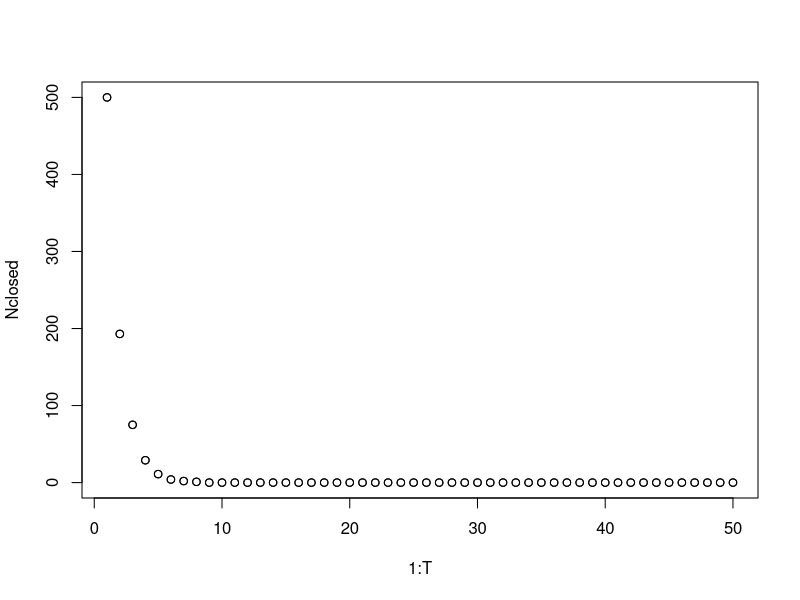

This figure's R source:
#######################################################################
#######################################################################
####   This script was created by Dr. Jen Cruz as part of      ########
####            Applied Population Ecology Class               ########
####
#### In this script we will explore some basic theoretical     ########
#### models of population growth. We will then explore indices  #######
###  for estimating abundance. Lastly, we will assess potential  ######
###  impacts of not accounting for imperfect detection.          #####
###
###  This is the first script. As you read it note its format,    #####
### note the heavy editing, the break up into sections for each  #####
### stage of your work flow. Some of these sections will be      #####
### common to all scripts, like the 'initial set up' section     ####
### Note the script ends with an end of script line to prevent   ####
### readers from accidentally missing some lines of code.        ###
### Note the spacing through out. Don't assume your line of code ###
### worked. Check that each line worked. This helps debugping.   ###
### Ensure that you follow these good coding practices as you    ####
### adapt code to make it your own. Do you have other good        ###
### coding practices?                                             ###
### NEVER RUN BIG CHUNKS OF CODE YOU DO NOT UNDERSTAND. NEVER RUN ###
### SECTIONS OF MULTIPLE SCRIPTS RANDOMLY. THAT REMOVES THE ABILITY ###
### FOR YOUR WORKFLOW TO BE REPLICABLE.                           ###
###                                                               ###
###                   Let's get started!                          ###
#####################################################################
##### Setting up your workspace ------------------------------------
# Clean your workspace to reset your R environment. #
rm( list = ls() )
# This removes existing objects you may have created in previous sessions. #
# Those are often saved automatically even after you close R. #

# You also need to set your "working directory".#
# This is the "Path" in your computer where all code, output, #
# and other components of your current Rstudio session will be stored.#
# 
# If you create a new RStudio project, this project's folder will # 
# become your working directory #
# I recommend you do this. If you don't know where you are check:
getwd()

###################################################################
#### Load or create data -----------------------------------------

# In this section you can load or create the data you will need. # 

#### THEORETICAL MODELS OF POPULATION GROWTH #####################
# We start by simulating population growth based on discrete #
# time increments and ignoring population cohorts, such as age cohorts. #
# We model the size of population in the next time period, N[t+1], to #
# depends on the births, B, immigration, I, deaths, D, and emigration, E, #
# as well as the initial population size, N[t] #

# starting with the initial population size at time t
N <- 500
# we can then define B, I, D, E:
B <- 150; D <- 90; I <- 70; E <- 30
#note semicolons allow you to run multiple commands in the same line

# We create our discrete model to calculate N[t+1]
N[2] <- N[1] + (B - D) + (I - E) #recognize this from your readings?
#check what is your resulting population at N[t+1]?
N[2] #since R indexing starts at zero time = 2 is indexed by 2 in this vector

# If the population is closed, we assume that immigration #
#  and emmigration are negligible. we can simplify the #
# population growth model for closed populations as follows: #

# Start with the same initial population size and B, D values
Nclosed <- N #create a new vector so that we don't overwrite the original
Nclosed[2] <- Nclosed[1] + (B-D) #Do you notice what was changed?
# Check the new estimate of N[t+1]:
Nclosed[2] #Note that you check your output all the time!

# We can then calculate the finite rate of increase, R, as the difference 
# between births and deaths per capita:
R <- ( B / Nclosed[1] ) - ( D / Nclosed[1] ) 
#Notice how we turn total to per capita values

# The population at N[t+1] can be calculated as:
Nclosed[1] +  ( Nclosed[1] * R ) 
# Did we get the same result?
# Answer:
#
#
# Now we move to the classic model of Exponential growth, designed for #
# populations capable of continuous growth with overlapping generations #
# We start by calculating the intrinsic rate of increase, sometimes known #
# also as instantaneous growth rate:
r <- log( Nclosed[2] ) - log( Nclosed[1] )
# Note that this is based on integrating and rearranging a differential #
# equation for instantaneous populations growth: dN / dt = rN
# We can then calculate Nclosed[2] as:
Nclosed[1] * exp( r )
# Did we get the same result?
# Answer:
# 
# Note that the population grows if r > 0, is stationary if r = 0, #
# declines if r < 0. When r > 0, and that the change is exponential.

# If we wanted to calculate growth over multiple time periods we can #
# build a loop. Let's assume the intrinsic rate of growth, r, stays #
# constant through time. #

# Start defining how many periods we want to project to:
T <- 50
#new r 
r <- -0.95
# build a loop that moves iteratively through each time period, t
for( t in 1:(T - 1) ){
   Nclosed[ t + 1 ] <- round( Nclosed[ t ] * exp( r ), digits = 0 )
  # we round our population to whole numbers 
   }
# check
Nclosed
# Plot using base plot
plot(x = 1:T, y = Nclosed ) 
points( x = 1:T, y = Nclosed )

# on the x axis we plot the time periods, N[t] on the y axis

# Now modify your r and/or T to see how that changes the shape of your curve #
# Do this here and add the curves to your plot using lines()
# Answer:

#### End of classic models section ######################
###### INDICES OF ABUNDANCE - PERILS OF IGNORING IMPERFECT DETECTION #####
# Now that we explored some classic theoretical models, how do we #
# get estimates of population size, or abundance to plug into our models? #
# Field work! What techniques can we use to sample abundance in the field? #
# Name some here:
# Answer:
# scat sampling, point counts, plot counts, distance sampling,
# camera traps, trapping, nets, pitfall traps,  howling, hooting calls,
# 1m quadrats, radiotracking, sticky traps, road kills, nest searches,
# 
# Add whether you were able to mark individuals with each technique you listed
# Answer:
# 
# Were those marks unique, permanent? What are the implications for your #
# ability to estimate abundance through time? #
# Answer:
#

# If you can mark individuals uniquely then you have a traditional #
# mark-capture-recapture study in your hands! 
# But you need to trap more than once. Repeat surveys during a short enough #
# time window allow you to assume closure so that you can focus on  #
# how many individuals you are not detecting, as a result of your sampling #
# protocol. This information allows you to estimate both abundance, N, and #
# detection, p. 
# 
# what happens if you cannot tell individuals apart but you can still count them? #
# Historically this gave you an index of abundance, which is the product of #
# detection, p, and abundance, N= Np
# BUT recent statistical advances now allow you to use repeated counts #
# meaning over multiple repeat surveys, to estimate abundance and detection #
# separately using N-mixture models (Royle 2004)

# What if you can only detect signs that the species is present but not #
# of how many individuals you have? If you have repeat surveys you can #
# estimate both occupancy, phi, and detection, p, using occupancy models #
# McKenzie et al. 2002.

# Notice the common parameter across this modeling techniques is p, but #
# to estimate it we need repeat surveys. These 3 model types are the main focus #
# of this class. #

# But let's go back in time before these models were readily available #
# to a time when indices were common. #
# 
# Catch per unit effort, is the number of individuals / effort
# 
# Let's simulate a scenario where we put out 10 nets to catch some fish
# define our number of nets
nets <- 10
# now randomly drawn some fish into each net between the 50 to 300 range:
catch <- sample( 50:300, size = nets, replace = TRUE )
# what was our catch?
catch
# what is our catch per unit effort? #
# Answer:
#
# We calculate it as total catch / number of nets put out:#
sum( catch ) / nets

# We place 10 more nets out but this time our nets end up on the shallows #
# We don't realize it but we are unable to catch as many fish in these nets # 
added.catch <- sample( 10:100, size = nets, replace = TRUE )
# catch per unit effort for this second lot of nets
sum( added.catch ) / ( nets ) 

# If we didn't know these two sets were placed in different locations #
# influencing how many fish we were able to catch we would assume all nets #
# were the same, we would have expected uniform catch throughout the lake:
( sum( catch ) + sum( added.catch ) ) / ( nets + nets )

# So being aware of things that influence our catchability? or in other words #
# our sampling, or ability to detect individuals is important in coming up #
# with reasonable estimates of abundance. 

# Lincoln-Petersen estimate
# Now let's go out and use pitfall traps to catch some sagebrush lizards #
# We marked them using nail polish.
# the true number of lizards is 100
N <- 500
#Let's set seed so that we get the same values
set.seed( 2021 )
# We can trap anywhere from none to all:
n1 <- sample( 0:N, 1 ) 
# How many did we get?
n1
# We go out again on day 2 to check our pitfall traps again #
# how many do we catch this time? 
n2 <- sample( 0:N, 1 )
# How many did we get?
n2
# how many of these were marked at time 1? 
# we can't get more than were marked during time 1 #
# or that were trapped at time 2, so we draw a sample smaller than #
# the smallest of both
m2 <- sample( 1:min( n1, n2 ), 1 )
# check 
m2

# If we assume that capture probability is the same for all animals, #
# that marking doesn't affect their detection, no marks are lost, 
# and each sample is a random sample of the population, we can use 
# the Lincoln-Petersen index:
N_est <- ( n1 * n2 )  / m2
# What is our estimate of abundance of lizards?
N_est

# How can we repeat this process a few times to see how much our 
# N_est will vary when our initial captures, n1, recaptures, m2, 
# and total captures at time 2, n2, vary?
# remember our true abundance:
N
# We can repeat this exercise multiple times by putting all #
# the steps above together in a loop, converting our object to vectors #

# Start by defining how many times we repeat the study. #
# Say that you assumed each repeat was a different site that also #
# had abundance = N #
I <- 30
# Then add values to each vector you created above:
for( i in 2:I){
  n1[i] <- sample( 0:N, 1 )
  n2[i] <- sample( 0:N, 1 )
  m2[i] <- sample( 1:min( n1[i], n2[i] ), 1 )
  N_est[i] <- ( n1[i] * n2[i] )  / m2[i]
}
# What were our estimates:
round( N_est, 0 )
# Note some of our estimates are way off our true N
# let's explore why? 
round( N_est, 0)
round( m2/N_est, 2)
round( n1/N_est, 2)
round( n2/N_est, 2)
# What reasons can you see that result in largely imprecise #
# estimates?
# Answer:
#
###### Schnabel index:
# This index builds up on some of the concepts of keeping track of #
# how many individuals are captured each survey, C[t], marking them, #
# and then keeping track of how many marked and available for recapture, #
# M[t+1], and how many are actually recaptured in the following survey, #
# R[t+1].
# Abundance is estimated as:
# N_est = summation( C[t] * M[t] ) / summation( R[t]), over t surveys

#Let's simulate some data first:
# Let's define what our true population abundance is:
N <- 5000
# our total number of surveys
T <- 30
# let's assume that capture probability is fairly constant among surveys #
# because we are using the same protocol including standardizing weather #
#  conditions, observer, and number of traps #

# We will create a loop to estimate abundance 10 times, we start with #
# drawing capture probabilities in the range between 0.4 and 0.6
P <- runif( n = 10, min = 0.4, max = 0.6 )
P
# Now we simulate data for each capture probability, printing out #
# our estimate of abundance, N_est, for each:
# Start by simulating the number of animals captured in trapping surveys #
# assuming capture probability is p
C <- N * sample( P, T, replace = TRUE ) 
print( C )
# create vector for newly marked individuals, assign newM[1] = C[1]:
newM <- c( C[1], rep(NA, T-1) )
print( newM )
#Set vector of marked individuals, available for capture, with M[1] = 0:
M <- c( 0, rep(NA, T-1) )
# Loop iteratively over following surveys:
for( t in 2:T ){
  # newly marked individuals in later surveys are drawn randomly 
  # to be less than half of those captured, unless
  # M > N at which point there are no new individuals to mark
  newM[t] <- ifelse( M[t-1] >= N, 0, sample(1:(C[t]/2),1 ) ) 
  # when newM makes M > N correct it to make it N:
  newM[t] <- ifelse( (newM[t] + M[t-1]) >= N, (N - M[t-1]), newM[t] )
  # update the number of marked individuals available for capture:
  M[t] <- sum( newM[1:t] )
}
# recaptures are the individuals that were not newly marked each survey:
R <- C - newM 
# We have simulated data for capture probability p.
# Now use simulated values to estimate abundance using the Schanabel index:
N_est <- sum( C * M ) / sum( R )
# print our estimate as we run through the loop
print( N_est )


# Repeat the exercise above in a situation where you have low detection #
# so P between 0.1 and 0.2
# What happens to the estimates of abudance?
# Answer:
# What if you increase the number of sampling sessions to T = 40?
# Answer:
#
# What does this tell you about the influence of low detection on this index?
# Answer:

#############end of indices section #########################
#
########################################################################


###################   END OF SCRIPT  ################################